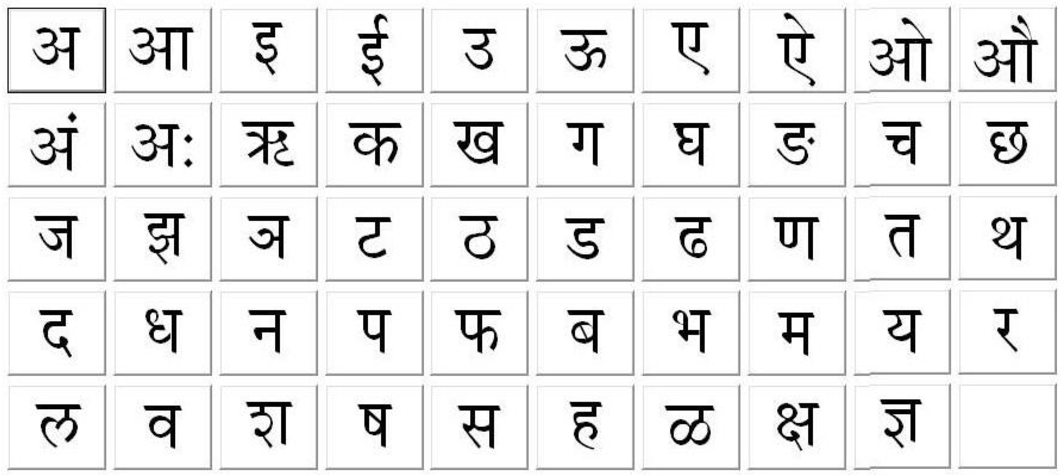
#> input picture ideal_characters.png, 1064 x 476 px
$ jupyter execute Untitled1.ipynb
#> lines starting #> are read from the running program, lines starting #| are printed output that depends on the picture; after the words box and inside, x2 and y2 are one past the last pixel; in counts of white or black regions, pixels touching at a corner belong together
[cell 1]
import cv2

image = cv2.imread("ideal_characters.png")
#> image is the input picture: shape (476, 1064, 3); min 0, max 255, mean 233.3


gray_image = cv2.cvtColor(image, cv2.COLOR_BGR2GRAY)

# Apply thresholding or other preprocessing techniques
_, threshold_image = cv2.threshold(gray_image, 0, 255, cv2.THRESH_BINARY_INV | cv2.THRESH_OTSU)
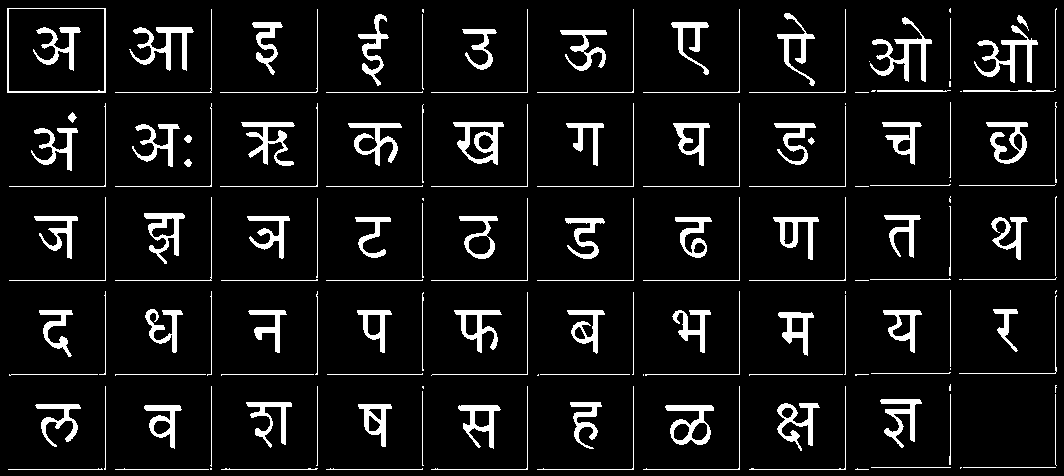
#> threshold_image: shape (476, 1064); 8.2% white; 153 white regions (26 under 20 px), largest, box (x1, y1, x2, y2) and area: (974, 25, 1038, 83) 999, (870, 17, 932, 82) 997, (129, 27, 194, 71) 962

# Apply morphological operations to remove small noise
kernel = cv2.getStructuringElement(cv2.MORPH_RECT, (3, 3))
threshold_image = cv2.morphologyEx(threshold_image, cv2.MORPH_OPEN, kernel)
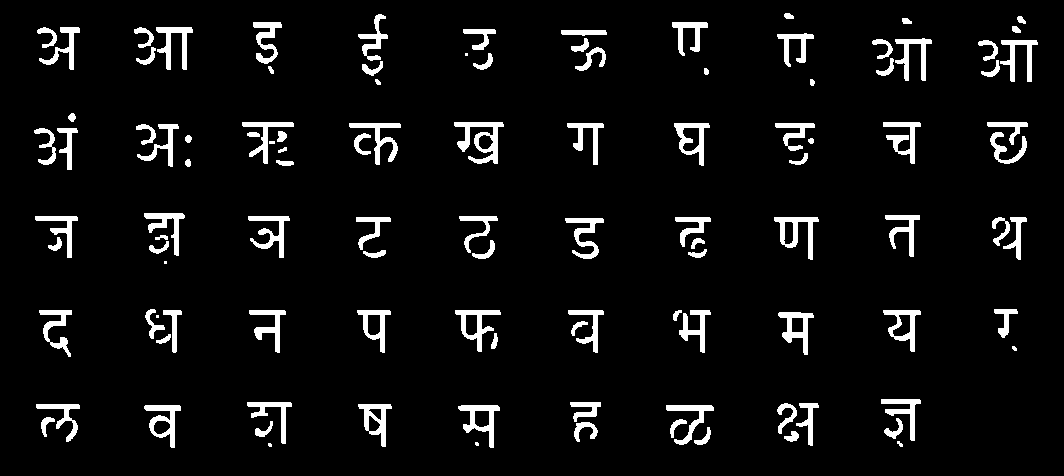
#> threshold_image: shape (476, 1064); 6% white; 110 white regions (7 under 20 px), largest, box (x1, y1, x2, y2) and area: (454, 122, 504, 164) 903, (774, 217, 819, 260) 676, (458, 405, 500, 448) 639

# Detect lines above the words
lines = cv2.HoughLinesP(threshold_image, 1, 3.14/180, threshold=100, minLineLength=100, maxLineGap=5)
#> lines = None

# Remove detected lines
if lines is not None:
    for line in lines:
        x1, y1, x2, y2 = line[0]
        cv2.line(image, (x1, y1), (x2, y2), (255,255,255), 2)  # Draw over the line with white color


cv2.imwrite("ans2.jpeg", image)
#> Out = True

[cell 2]
import cv2

# Load the image
image = cv2.imread("ans2.jpeg")
#> image: shape (476, 1064, 3); min 0, max 255, mean 233.3

# Convert the image to grayscale
gray = cv2.cvtColor(image, cv2.COLOR_BGR2GRAY)

# Apply thresholding to obtain binary image
_, binary = cv2.threshold(gray, 0, 255, cv2.THRESH_BINARY_INV + cv2.THRESH_OTSU)
#> binary: shape (476, 1064); 8.2% white; 158 white regions (33 under 20 px)


contours, _ = cv2.findContours(binary, cv2.RETR_EXTERNAL, cv2.CHAIN_APPROX_SIMPLE)
#> contours = 157 contours, 100 with area under 20; largest, box (x1, y1, x2, y2) and area: (7, 8, 106, 93) 8232, (453, 122, 504, 165) 1380, (665, 405, 714, 445) 1080, (144, 213, 185, 264) 882, (673, 123, 710, 166) 812

def sort_contours(cnts, method="left-to-right"):
#> called with method = 'left-to-right'
    reverse = False
    i = 0
    if method == "right-to-left" or method == "bottom-to-top":
        reverse = True
    if method == "top-to-bottom" or method == "bottom-to-top":
        i = 1
    bounding_boxes = [cv2.boundingRect(c) for c in cnts]
#> bounding_boxes = 157 items, first 6: (855, 469, 14, 1), (326, 468, 97, 2), (115, 468, 97, 2), (963, 467, 93, 1), (960, 467, 2, 2), (871, 467, 80, 1)
    (cnts, bounding_boxes) = zip(*sorted(zip(cnts, bounding_boxes),
                                         key=lambda b: b[1][i], reverse=reverse))
#> cnts has the same summary as contours outside sort_contours; bounding_boxes = 157 items, first 6: (7, 8, 99, 85), (8, 386, 98, 84), (9, 374, 89, 2), (9, 197, 97, 84), (9, 103, 97, 84), (31, 128, 47, 43)
    return cnts

contours = sort_contours(contours)

# Iterate through contours
for i, c in enumerate(contours):
    x, y, w, h = cv2.boundingRect(c)
    word_region = image[y:y+h, x:x+w]
    cv2.imwrite(f'words2/word_{i}.png', word_region)
#> this loop made 157 passes
#> pass 1, `word_region = image[y:y+h, x:x+w]`:
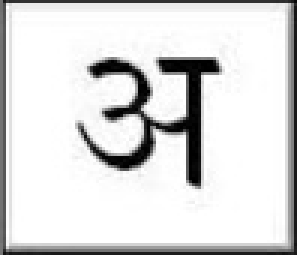
#> word_region: shape (85, 99, 3) (shown 3 times larger); min 0, max 255, mean 218.3
#> pass 2, `word_region = image[y:y+h, x:x+w]`:
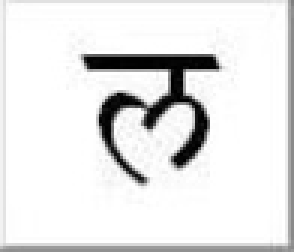
#> word_region: shape (84, 98, 3) (shown 3 times larger); min 0, max 255, mean 229.5

# [5 lines of commented-out code are left out]

[cell 3]
import os
from PIL import Image
l=[]
for file in os.listdir('words2/'):
    img = Image.open(f'words2/{file}')

    # get width and height
    width = img.width
#> width = 99
    height = img.height
#> height = 85


    if (width<90 and height<90):
        l.append(file)

[cell 4]
for file in l:
    os.remove(f'words2/{file}')
